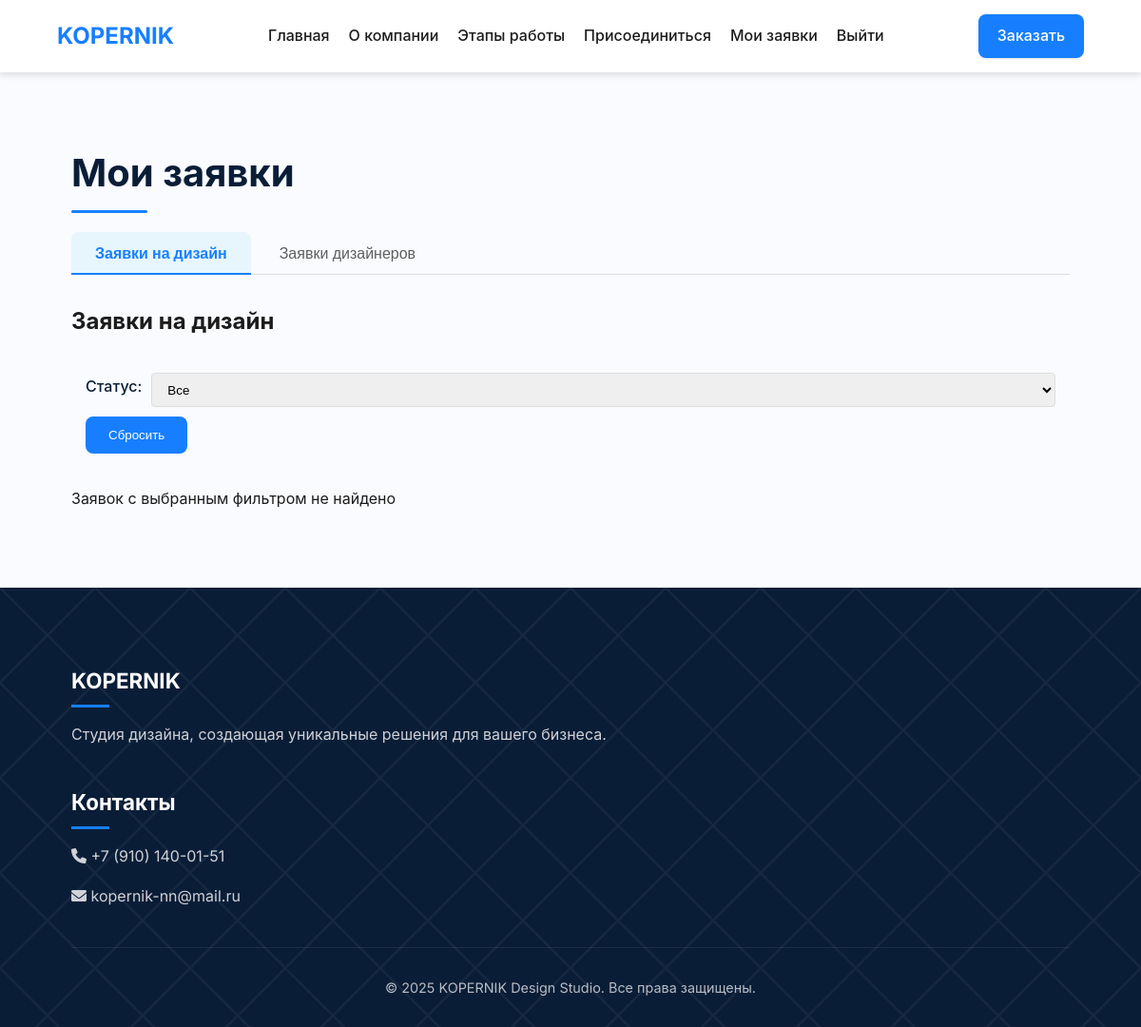
Page /applications/ (signed in) on the earlier database version.
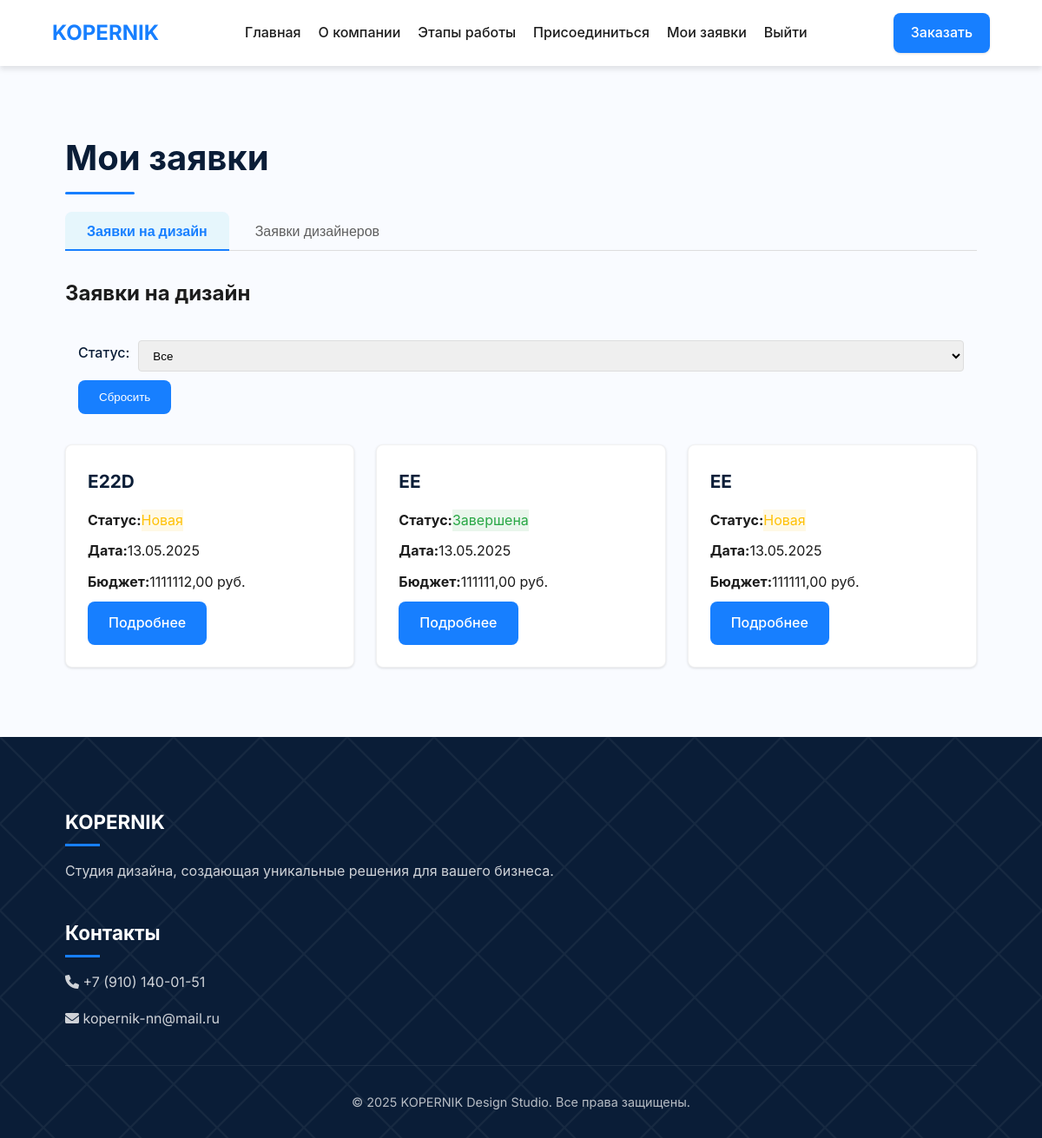
Same page on the later database version.
### design_studio/models.py (models this page shows, shortened)
class ClientRequest(models.Model):
    STATUS_CHOICES = [
        ('new', 'Новая'),
        ('in_progress', 'В работе'),
        ('completed', 'Завершена'),
        ('rejected', 'Отклонена'),
    ]
    name = models.CharField(max_length=100, verbose_name='Имя')
    email = models.EmailField(verbose_name='Email')
    phone = models.CharField(max_length=20, verbose_name='Телефон')
    project_type = models.CharField(max_length=100, verbose_name='Тип проекта')
    description = models.TextField(verbose_name='Описание проекта')
    budget = models.DecimalField(max_digits=10, decimal_places=2, verbose_name='Бюджет')
    created_at = models.DateTimeField(auto_now_add=True, verbose_name='Дата создания')
    status = models.CharField(max_length=20, choices=STATUS_CHOICES, default='new', verbose_name='Статус')
    user = models.ForeignKey(User, on_delete=models.CASCADE, null=True, blank=True, verbose_name='Пользователь')
    class Meta:
        verbose_name = 'Заявка клиента'
        verbose_name_plural = 'Заявки клиентов'
        ordering = ['-created_at']

### design_studio/views.py (the view)
# urls.py: path('applications/', views.applications, name='applications'),
@login_required
def applications(request):
    selected_client_status = request.GET.get('client_status', '')
    selected_designer_status = request.GET.get('designer_status', '')
    client_requests = ClientRequest.objects.all() if request.user.is_superuser else ClientRequest.objects.filter(
        user=request.user)
    if selected_client_status:
        client_requests = client_requests.filter(status=selected_client_status)
    designer_applications = DesignerApplication.objects.all() if request.user.is_superuser else DesignerApplication.objects.filter(
        user=request.user)
    if selected_designer_status:
        designer_applications = designer_applications.filter(status=selected_designer_status)
    return render(request, 'design_studio/applications.html', {
        'client_requests': client_requests,
        'designer_applications': designer_applications,
        'client_status_choices': ClientRequest.STATUS_CHOICES,
        'designer_status_choices': DesignerApplication.STATUS_CHOICES,
        'selected_client_status': selected_client_status,
        'selected_designer_status': selected_designer_status
    })

### templates/design_studio/applications.html (shortened to what this page needs)
{% extends 'design_studio/base.html' %}
{% block content %}
<section class="applications-section">
    <div class="container">
        <h1>Мои заявки</h1>
        <div class="applications-tabs">
            <button class="tab-btn active" onclick="openTab(event, 'client')">Заявки на дизайн</button>
            <button class="tab-btn" onclick="openTab(event, 'designer')">Заявки дизайнеров</button>
        </div>
        <div id="client-tab" class="tab-content" style="display: block;">
            <h2>Заявки на дизайн</h2>
            <div class="filter-container">
                <form method="get" id="client-filter">
                    <div class="filter-group">
                        <label for="client_status">Статус:</label>
                        <select name="client_status" id="client_status" onchange="this.form.submit()">
                            <option value="">Все</option>
                        </select>
                    </div>
                    <button type="button" class="btn btn-small" onclick="resetFilter('client')">Сбросить</button>
                </form>
            </div>
            {% if client_requests %}
            <div class="requests-grid">
                {% for request in client_requests %}
                <div class="request-card">
                    <h3>{{ request.project_type }}</h3>
                    <p><strong>Статус:</strong> <span class="status-{{ request.status }}">{{ request.get_status_display }}</span></p>
                    <p><strong>Дата:</strong> {{ request.created_at|date:"d.m.Y" }}</p>
                    <p><strong>Бюджет:</strong> {{ request.budget }} руб.</p>
                    <a href="{% url 'request_detail' request.id %}" class="btn btn-small">Подробнее</a>
                </div>
                {% endfor %}
            </div>
            {% else %}
            <p>Заявок с выбранным фильтром не найдено</p>
            {% endif %}
        </div>
    </div>
</section>
{% endblock %}

Differences in the rows shown:
added ClientRequest: project_type "E22D", status "Новая", created_at "13.05.2025", budget "1111112,00"
added ClientRequest: project_type "EE", status "Завершена", created_at "13.05.2025", budget "111111,00"
added ClientRequest: project_type "EE", status "Новая", created_at "13.05.2025", budget "111111,00"
Other differences:
text no longer shown: "Заявок с выбранным фильтром не найдено"
